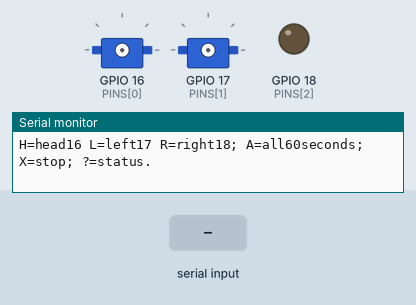
Bench run of a sketch on a simulated ESP32. On the bench: 2 × servo, output pins drawn as LEDs (lit = HIGH), the last lines printed to the serial monitor. The inputs (shaded band) are chosen by the test bench.

Above: at 2.0 s.
2.1 s: "H" received over Serial
5.1 s: "X" received over Serial
At 5.1 s:
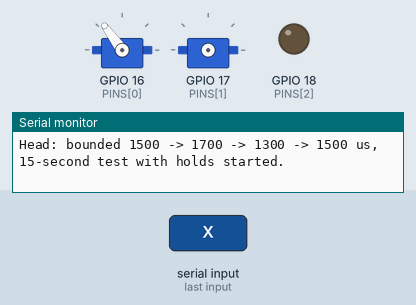
6.6 s: "L" received over Serial
At 8.69 s:
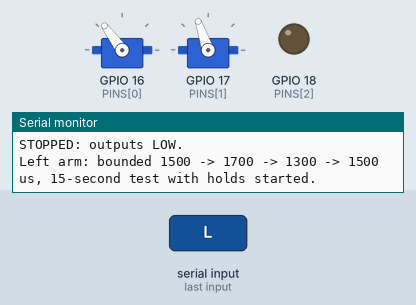
At 10.4 s:
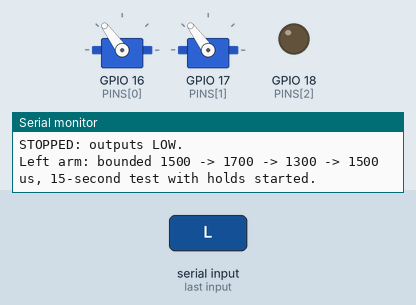
Timing chart, 0 to 15.6 s (numbered marks = the images above; inputs shaded):
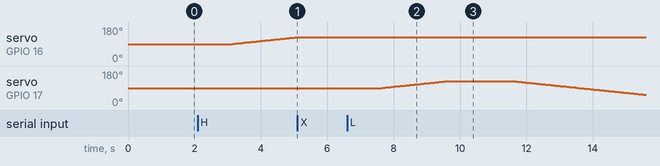

Measured:
- after the input at 2.1 s, servo on GPIO 16 (PINS[0]): moves from 90° to 126° over 1.9 s, starting after 1.0 s
- after the input at 6.6 s, servo on GPIO 17 (PINS[1]): rises from 90° to 126° in 1.9 s, then falls to 54° in 6.0 s

The sketch:

ServoDiagnostic.ino
```cpp
#include <Arduino.h>
#include <ESP32Servo.h>

// Isolated test: no Wi-Fi, microphone, audio or application controller.
// No pulses on boot. One command runs one bounded test, never a repeat loop.
Servo motors[3];
constexpr int PINS[] = {16, 17, 18};
const char *NAMES[] = {"Head", "Left arm", "Right arm"};
int selected = -1;
uint32_t startedAt = 0;

void stopMotor() {
  for (auto &motor : motors) if (motor.attached()) motor.detach();
  for (int pin : PINS) { pinMode(pin, OUTPUT); digitalWrite(pin, LOW); }
  selected = -1;
}

void setup() {
  Serial.begin(115200);
  stopMotor();
  for (auto &motor : motors) motor.setPeriodHertz(50);
  delay(800);
  Serial.println("DIAGNOSTIC READY: ESP32Servo 3.2.1; 50 Hz; no automatic motion.");
  Serial.println("H=head16 L=left17 R=right18; A=all60seconds; X=stop; ?=status.");
}

void loop() {
  if (Serial.available()) {
    char command = Serial.read();
    if (command >= 'a' && command <= 'z') command -= 'a' - 'A';
    if (command == 'X') { stopMotor(); Serial.println("STOPPED: outputs LOW."); }
    else if (command == '?') {
      int attached = 0;
      for (auto &motor : motors) if (motor.attached()) ++attached;
      Serial.printf("DIAGNOSTIC status: selected=%d attached=%d. Readback is software state, not a waveform measurement.\n", selected, attached);
    } else {
      int index = command == 'H' ? 0 : command == 'L' ? 1 : command == 'R' ? 2 : command == 'A' ? 3 : -1;
      if (index >= 0) {
        if (selected >= 0) Serial.println("BUSY: X stops current test.");
        else {
          bool attachedOK = true;
          for (int i = 0; i < 3; ++i) {
            if (index != 3 && index != i) continue;
            motors[i].attach(PINS[i], 1000, 2000);
            if (!motors[i].attached()) attachedOK = false;
            else motors[i].writeMicroseconds(1500);
          }
          if (!attachedOK) { stopMotor(); Serial.println("ERROR: servo attach failed."); }
          else {
            selected = index;
            startedAt = millis();
            if (index == 3) Serial.println("ALL THREE: simultaneous 60-second test started; four gentle cycles; automatic stop.");
            else Serial.printf("%s: bounded 1500 -> 1700 -> 1300 -> 1500 us, 15-second test with holds started.\n", NAMES[index]);
          }
        }
      }
    }
  }
  if (selected >= 0) {
    const uint32_t totalElapsed = millis() - startedAt;
    const uint32_t elapsed = totalElapsed % 15000;
    if (totalElapsed >= (selected == 3 ? 60000U : 15000U)) {
      stopMotor();
      Serial.println("DONE: pulses stopped. Physical shaft movement must be observed.");
    } else {
      int width = 1500;
      if (elapsed >= 1000 && elapsed < 3000) width = 1500 + int((elapsed - 1000) / 20) * 2;
      else if (elapsed >= 3000 && elapsed < 5000) width = 1700;
      else if (elapsed >= 5000 && elapsed < 9000) width = 1700 - int((elapsed - 5000) / 20) * 2;
      else if (elapsed >= 9000 && elapsed < 11000) width = 1300;
      else if (elapsed >= 11000 && elapsed < 13000) width = 1300 + int((elapsed - 11000) / 20) * 2;
      for (auto &motor : motors) if (motor.attached()) motor.writeMicroseconds(width);
    }
  }
  delay(1);
}
```
